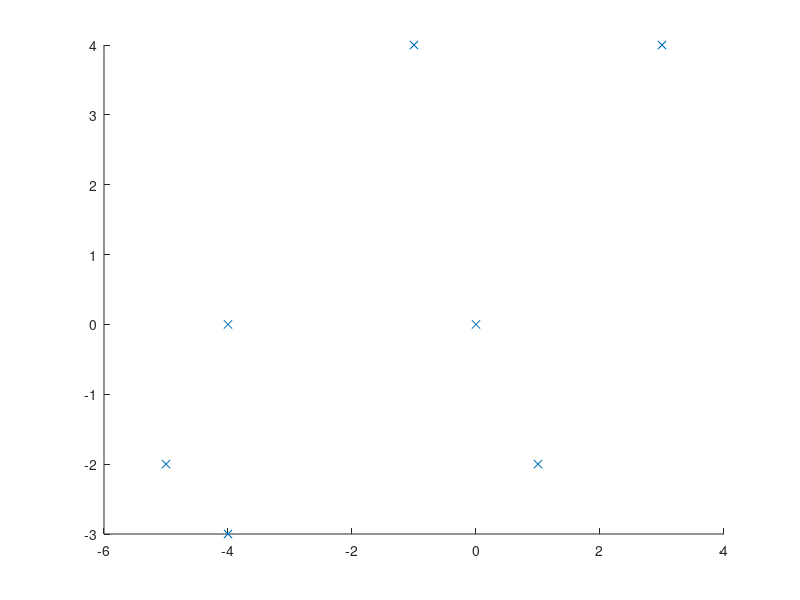

Source code (MATLAB): (Note: this script raises an error after producing the figure.)

close all;
clear all;

%initialize input data
D=[1 -2; 0 0; 3 4; -1 4; -4 0; -4 -3; -5 -2];
k=3;
n=5;



%plot the data
figure();
hold on; 
plot( D(:,1),D(:,2),'x')


%run interpolation
[CPs, U] = bspline_interpolate(D,k); 

%plot the control points
plot(CPs(:,1),CPs(:,2),'go')

%remove superfluous knots
U = U(2:end-1);

%plot the curve
curve = bsplineCurve(CPs,k,U,40);

plot(curve(:,1),curve(:,2),'r');



%now do the approximation
[CPs, U] = bspline_approximate(D,k,5);
%remove superfluous knots
U = U(2:end-1);
curve = bsplineCurve(CPs,3,U,40);
plot(curve(:,1),curve(:,2),'black');

